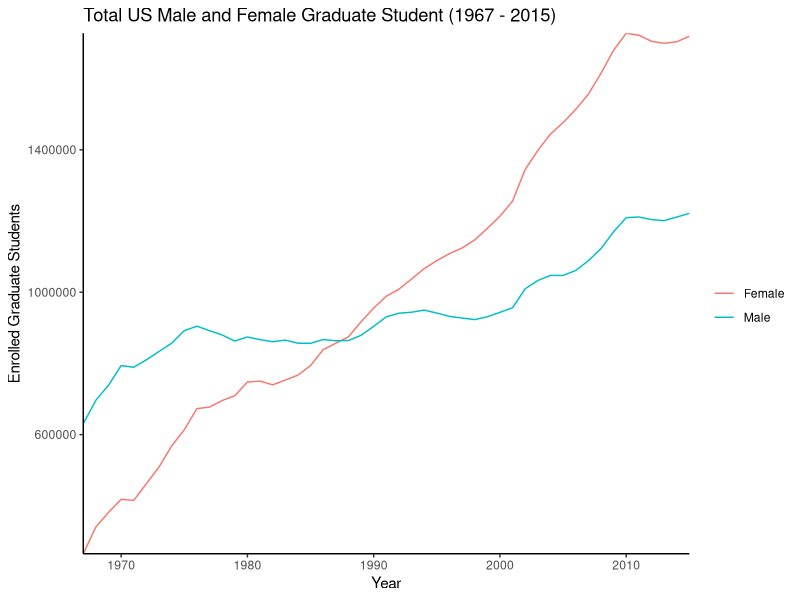
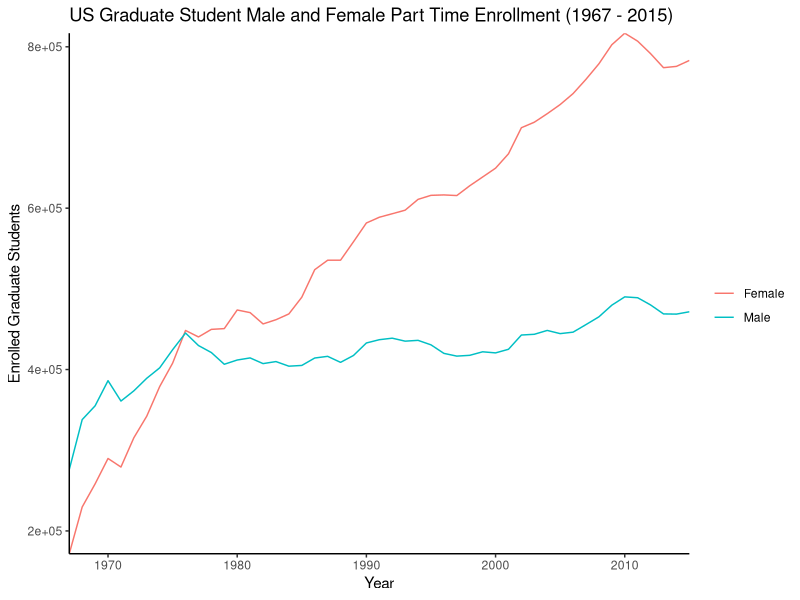
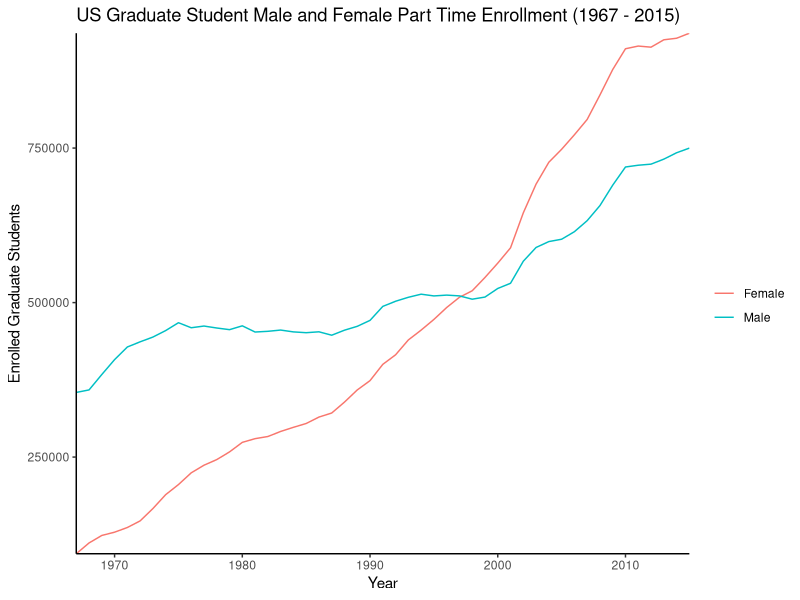
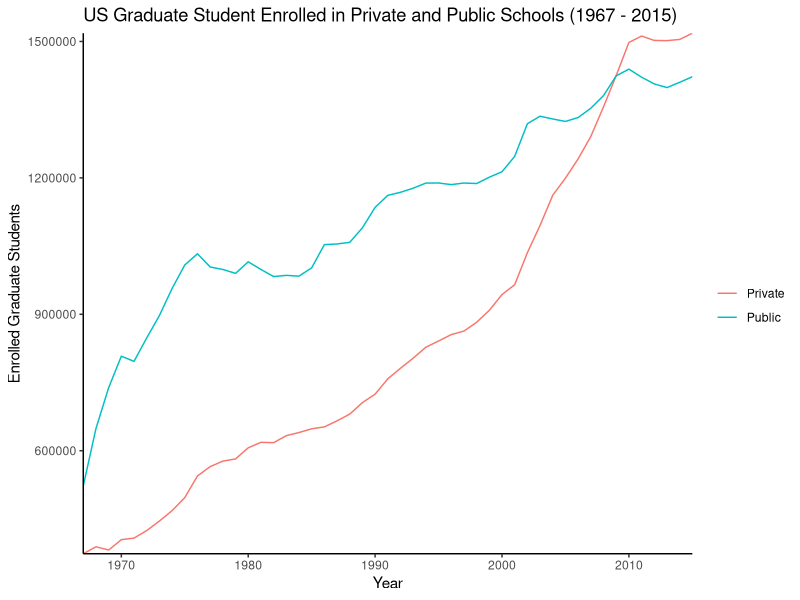

Generate these figures, in order, with R:
## ---- chunk 1
knitr::opts_chunk$set(echo = TRUE)
## ---- chunk 2
library(tidyverse)
## ---- chunk 3

GradEnroll<- read.csv("Grad Enrollment 1967-2015.csv")


## ---- chunk 4

# compare graphically
Grad_total<- ggplot(GradEnroll, aes(x= Year))+
  geom_line(aes(y=Femails, color="Female"))+
  geom_line(aes(y=Males, color="Male"))+
  ylab("Enrolled Graduate Students")+
  ggtitle("Total US Male and Female Graduate Student (1967 - 2015) ")+
  theme(panel.grid.major = element_blank(),
        panel.grid.minor = element_blank(), panel.background = element_blank(),
        axis.line = element_line(colour = "black")) +
  scale_x_continuous(expand = c(0,0)) +
  scale_y_continuous(expand = c(0,0)) +
  scale_color_discrete(name = " ")
Grad_total


Grad_parttime<- ggplot(GradEnroll, aes(x= Year))+
  geom_line(aes(y=Fparttime, color="Female"))+
  geom_line(aes(y=Mparttime, color="Male"))+
  ylab("Enrolled Graduate Students")+
  ggtitle("US Graduate Student Male and Female Part Time Enrollment (1967 - 2015) ")+
  theme(panel.grid.major = element_blank(),
        panel.grid.minor = element_blank(), panel.background = element_blank(),
        axis.line = element_line(colour = "black")) +
  scale_x_continuous(expand = c(0,0)) +
  scale_y_continuous(expand = c(0,0)) +
 scale_color_discrete(name = " ")


Grad_parttime

Grad_fulltime<- ggplot(GradEnroll, aes(x= Year))+
  geom_line(aes(y=Ffulltime, color="Female"))+
  geom_line(aes(y=Mfulltime, color="Male"))+
  ylab("Enrolled Graduate Students")+
  ggtitle("US Graduate Student Male and Female Part Time Enrollment (1967 - 2015) ")+
  theme(panel.grid.major = element_blank(),
        panel.grid.minor = element_blank(), panel.background = element_blank(),
        axis.line = element_line(colour = "black")) +
  scale_x_continuous(expand = c(0,0)) +
  scale_y_continuous(expand = c(0,0)) +
  scale_color_discrete(name = " ")


Grad_fulltime

Grad_Private_Public<-ggplot(GradEnroll, aes(x= Year))+
  geom_line(aes(y=private, color= "Private"))+
  geom_line(aes(y=public, color="Public"))+
  ylab("Enrolled Graduate Students")+
  scale_y_continuous(expand = c(0,0)) +
  scale_x_continuous(expand = c(0,0)) +
  theme(panel.grid.major = element_blank(),
        panel.grid.minor = element_blank(), panel.background = element_blank(),
        axis.line = element_line(colour = "black")) +
  ggtitle("US Graduate Student Enrolled in Private and Public Schools (1967 - 2015)")+
  scale_color_discrete(name = " ")


Grad_Private_Public




## ---- chunk 5
#  wilcoxon rank  

#Ho = Ranks are equal
#Ha= Ranks are not equal

wilcox.test(GradEnroll$Mfulltime, GradEnroll$Ffulltime)

#p value = .04 thus  the Female and male fulltime students differ significantly 

wilcox.test(GradEnroll$Mparttime, GradEnroll$Fparttime)
# p value <.001 thus the Female and male part time students differ significantly

wilcox.test(GradEnroll$private, GradEnroll$public)
# p value < .001 thus the number of students enrolled in public and private universities differ significantly
